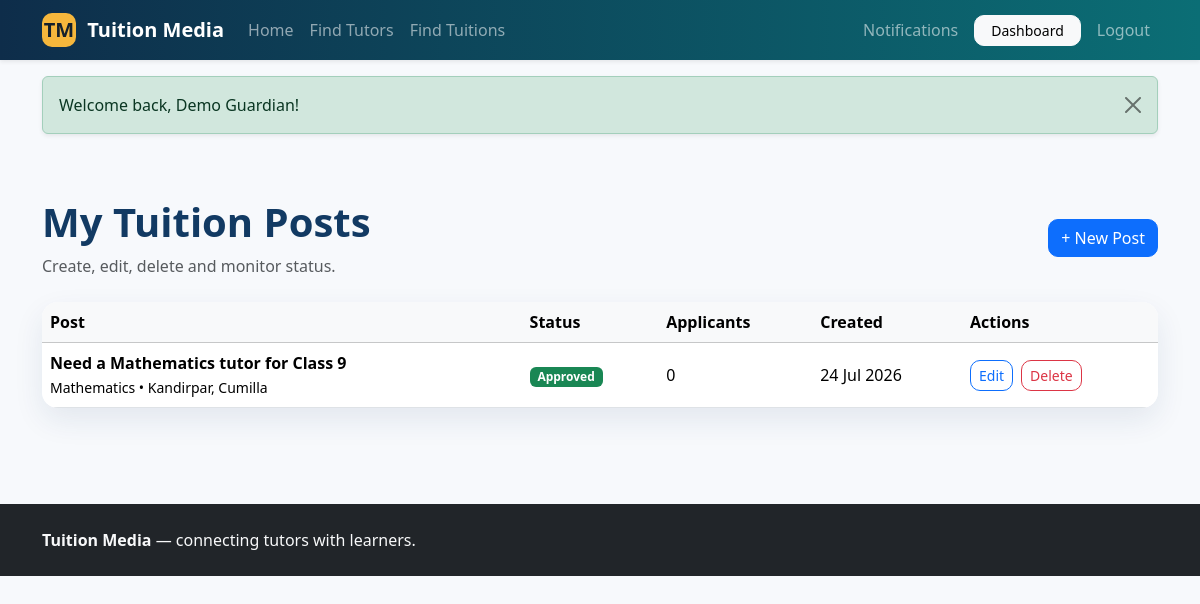
The page /seeker/my_posts.php (signed in) on the database its author committed.
### tables this page shows
CREATE TABLE tuition_posts (
    id INT UNSIGNED AUTO_INCREMENT PRIMARY KEY,
    user_id INT UNSIGNED NOT NULL,
    title VARCHAR(180) NOT NULL,
    subject VARCHAR(120) NOT NULL,
    class_level VARCHAR(120) NOT NULL,
    location VARCHAR(180) NOT NULL,
    salary_min DECIMAL(10,2) DEFAULT 0,
    salary_max DECIMAL(10,2) DEFAULT 0,
    preferred_gender ENUM('Any','Male','Female') DEFAULT 'Any',
    teaching_mode ENUM('Home Tutoring','Online','Both') DEFAULT 'Home Tutoring',
    days_per_week TINYINT UNSIGNED DEFAULT 3,
    preferred_time VARCHAR(100) DEFAULT '',
    description TEXT,
    status ENUM('pending','approved','rejected','closed','cancelled') DEFAULT 'pending',
    created_at TIMESTAMP DEFAULT CURRENT_TIMESTAMP,
    updated_at TIMESTAMP DEFAULT CURRENT_TIMESTAMP ON UPDATE CURRENT_TIMESTAMP,
    INDEX idx_tuition_search(subject,class_level,location,status),
    INDEX idx_tuition_salary(salary_min,salary_max),
    CONSTRAINT fk_tuition_user FOREIGN KEY(user_id) REFERENCES users(id) ON DELETE CASCADE
);

### seeker/my_posts.php (the view)
<?php
$pageTitle='My Tuition Posts';require __DIR__.'/../includes/header.php';require_role(['student','guardian']);$stmt=$pdo->prepare('SELECT t.*,(SELECT COUNT(*) FROM applications a WHERE a.tuition_id=t.id) app_count FROM tuition_posts t WHERE t.user_id=? ORDER BY t.created_at DESC');$stmt->execute([current_user()['id']]);$rows=$stmt->fetchAll();
?>
<div class="container py-5"><div class="d-flex justify-content-between align-items-center"><div><h1 class="section-title">My Tuition Posts</h1><p class="text-muted mb-0">Create, edit, delete and monitor status.</p></div><a class="btn btn-primary" href="<?=url('seeker/post_form.php')?>">+ New Post</a></div><div class="card shadow-soft table-card mt-4"><div class="table-responsive"><table class="table align-middle"><thead class="table-light"><tr><th>Post</th><th>Status</th><th>Applicants</th><th>Created</th><th>Actions</th></tr></thead><tbody><?php if(!$rows):?><tr><td colspan="5" class="empty-state">You have not created any tuition post.</td></tr><?php endif;foreach($rows as $r):?><tr><td><strong><?=e($r['title'])?></strong><br><small><?=e($r['subject'])?> • <?=e($r['location'])?></small></td><td><?=status_badge($r['status'])?></td><td><?= (int)$r['app_count'] ?></td><td><?=date('d M Y',strtotime($r['created_at']))?></td><td><div class="d-flex gap-2"><a class="btn btn-sm btn-outline-primary" href="<?=url('seeker/post_form.php?id='.$r['id'])?>">Edit</a><form method="post" action="<?=url('actions/delete_post.php')?>"><?=csrf_field()?><input type="hidden" name="id" value="<?=$r['id']?>"><button class="btn btn-sm btn-outline-danger" data-confirm="Delete this post and its applications?">Delete</button></form></div></td></tr><?php endforeach;?></tbody></table></div></div></div>
<?php require __DIR__.'/../includes/footer.php';?>

### includes/functions.php (shortened to what this page needs)
<?php
function e(?string $value): string {
    return htmlspecialchars($value ?? '', ENT_QUOTES, 'UTF-8');
}
function url(string $path = ''): string {
    return BASE_URL . ($path ? '/' . ltrim($path, '/') : '');
}
function status_badge(string $status): string {
    $class = match ($status) {
        'approved', 'accepted', 'active', 'closed', 'completed' => 'success',
        'pending' => 'warning',
        'rejected', 'blocked', 'withdrawn', 'cancelled' => 'danger',
        default => 'secondary',
    };
    return '<span class="badge text-bg-' . $class . '">' . e(ucfirst($status)) . '</span>';
}

### assets/css/style.css (style rules this page uses)
:root { --tm-primary: #123a63; --tm-secondary: #0b6e75; --tm-accent: #f6b73c; --tm-soft: #f5f8fc; }
body { background: #f7f9fc; color: #1d2a38; }
.section-title { color: var(--tm-primary); font-weight: 800; }
.card { border: 0; border-radius: 16px; }
.shadow-soft { box-shadow: 0 12px 30px rgba(18, 58, 99, 0.09); }
.table-card { overflow: hidden; }
.table-card .table { margin-bottom: 0; }
.btn { border-radius: 10px; }
.badge { font-weight: 600; }

### rows shown on the page
tuition_posts: title "Need a Mathematics tutor for Class 9", subject "Mathematics", location "Kandirpar, Cumilla", status "Approved", app_count "0", created_at "24 Jul 2026"

### other values the page prints
$flash['message'] "Welcome back, Demo Guardian!"
